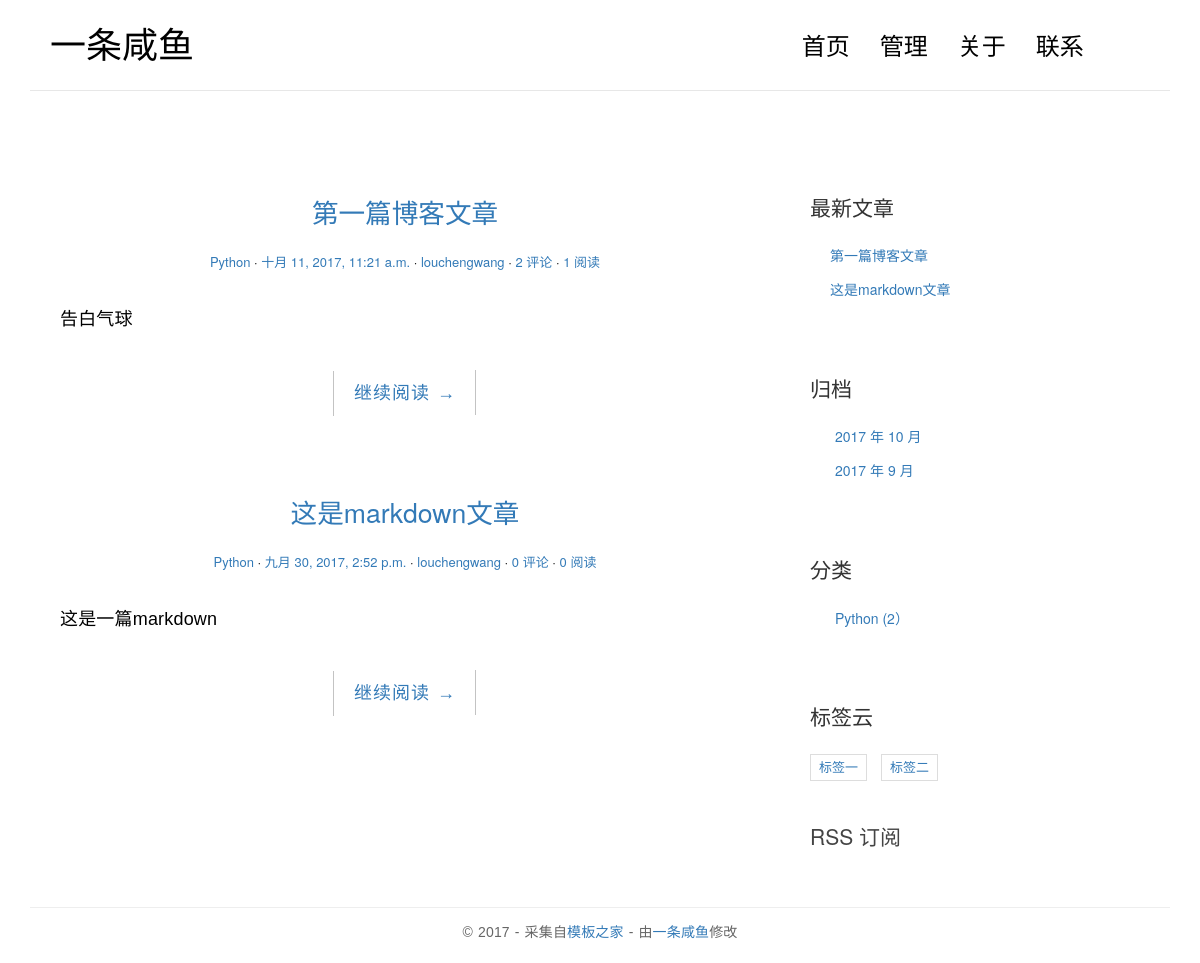
Page /index on the earlier database version.
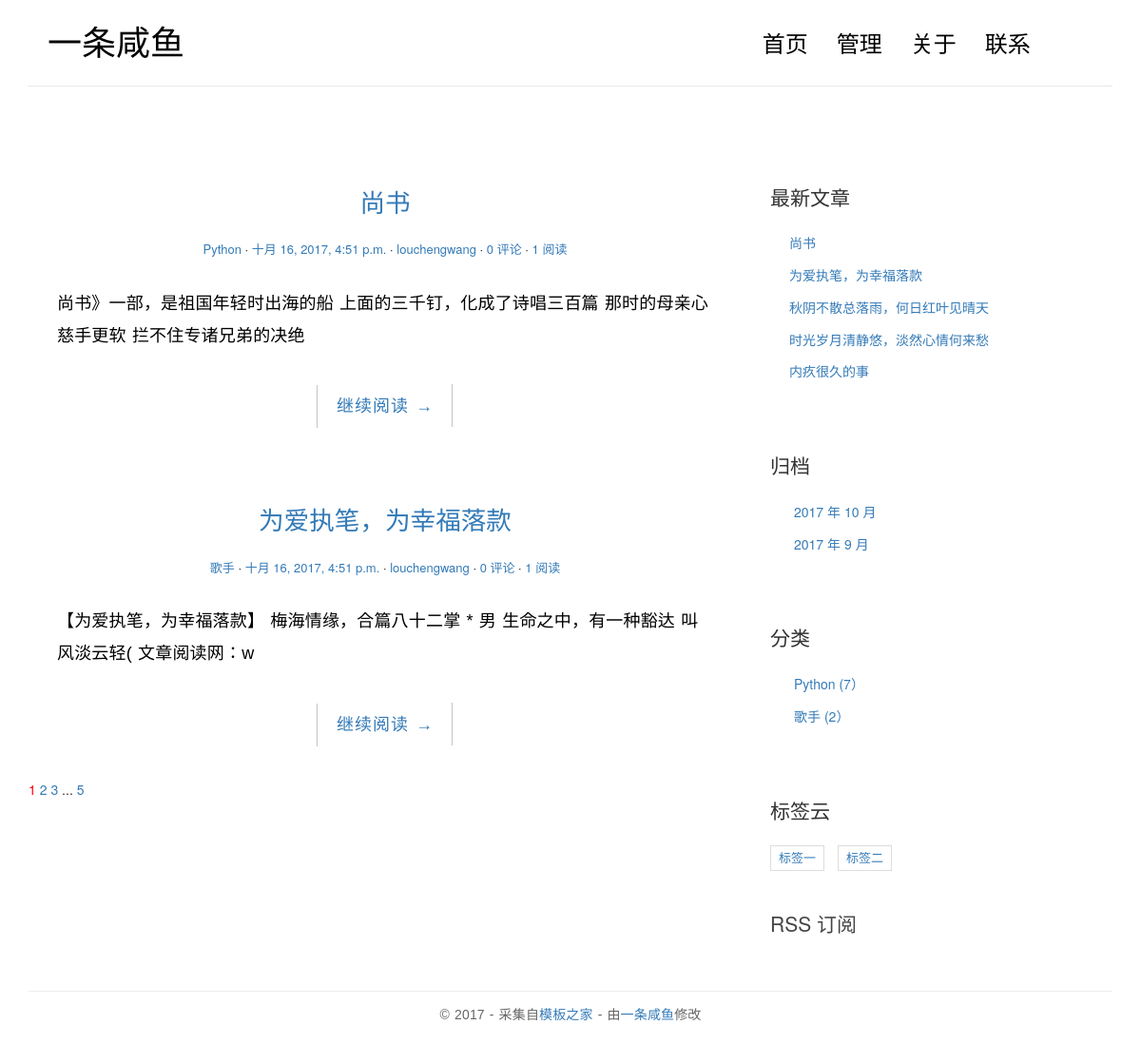
Same page on the later database version.
### blog/models.py (models this page shows, shortened)
class Post(models.Model):
    views = models.PositiveIntegerField(default=0)
    title = models.CharField(max_length=70)
    body = models.TextField()
    create_time = models.DateTimeField()
    modified_time = models.DateTimeField()
    excerpt = models.CharField(max_length=200, blank=True)
    category = models.ForeignKey(Category, verbose_name=u'分类')
    tags = models.ManyToManyField(Tag, verbose_name=u'标签', blank=True)
    author = models.ForeignKey(User)
    def get_absolute_url(self):
        return reverse('blog:detail', kwargs={'pk': self.pk})
    class Meta:
        ordering = ['-create_time']
        verbose_name = '文章'
        verbose_name_plural = '文章'

class Category(models.Model):
    name = models.CharField(max_length=100)
    class Meta:
        verbose_name = '分类'
        verbose_name_plural = '分类'

class Tag(models.Model):
    tag_name = models.CharField(max_length=100)
    class Meta:
        verbose_name = '标签'
        verbose_name_plural = '标签'

### blog/views.py (the view, shortened to what this page needs)
# urls.py: url(r'^index$', views.IndexViews.as_view(), name='index'),
class IndexViews(ListView):
    model = Post
    template_name = 'blog/index.html'
    context_object_name = 'post_list'
    paginate_by = 2
    def get_context_data(self, **kwargs):
        context = super(IndexViews, self).get_context_data(**kwargs)
        paginator = context.get('paginator')
        page_obj = context.get('page_obj')
        is_paginated = context.get('is_paginated')
        pagination_data = self.pagination_data(paginator, page_obj, is_paginated)
        context.update(pagination_data)
        return context
    @staticmethod
    def pagination_data(paginator, page, is_paginated):
        if not is_paginated:
            return {}
        left = []
        right = []
        left_has_more = False
        right_has_more = False
        first = False
        last = False
        page_number = page.number
        total_pages = paginator.num_pages
        page_range = list(paginator.page_range)
        if page_number == 1:
            print page_number
            right = page_range[page_number: page_number+2]
            '''
            如果当前页面右边连续号码的最大值比最后一个页码减去1还小，说明最右边页码跟最后
            页码之间还有页码，要显示省略号
            '''
            if right[-1] < total_pages - 1:
                right_has_more = True
            '''
            如果当前页面右边连续号码最大值比最后一个页码小，说明最后页码不在连续号码中，需要显示最后页码
            '''
            if right[-1] < total_pages:
                last = True
        data = {
            'left': left,
            'right': right,
            'left_has_more': left_has_more,
            'right_has_more': right_has_more,
            'first': first,
            'last': last,
        }
        return data

### blog/templatetags/blog_tags.py (called while the page is built)
@register.simple_tag
def get_recent_posts(num=5):
    return Post.objects.all().order_by('-create_time')[:num]

@register.simple_tag
def get_archives():
    return Post.objects.dates('create_time', 'month', order='DESC')

@register.simple_tag
def get_category():
    return Category.objects.annotate(num_post=Count('post')).filter(num_post__gt=0)

@register.simple_tag()
def get_tags():
    return Tag.objects.all()

### templates/blog/index.html (shortened to what this page needs)
{% extends 'base.html' %}
{% block main %}
    {% for post in post_list %}
                    <article class="post post-{{ post.pk }}">
                        <header class="entry-header">
                            <h1 class="entry-title">
                                <a href="{{ post.get_absolute_url }}">{{ post.title }}</a>
                            </h1>
                            <div class="entry-meta">
                                <span class="post-category"><a href="#">{{ post.category.name }}</a></span>
                                <span class="post-date"><a href="#"><time class="entry-date"
                                                                      datetime="{{ post.create_time }}">{{ post.create_time }}</time></a></span>
                                <span class="post-author"><a href="#">{{ post.author }}</a></span>
                                <span class="comments-link"><a href="#">{{ post.comment_set.count }} 评论</a></span>
                                <span class="views-count"><a href="#">{{ post.views }} 阅读</a></span>
                            </div>
                        </header>
                        <div class="entry-content clearfix">
                            <p>{{ post.excerpt }}</p>
                            <div class="read-more cl-effect-14">
                                <a href="{{ post.get_absolute_url }}" class="more-link">继续阅读 <span class="meta-nav">→</span></a>
                            </div>
                        </div>
                    </article>
                {% empty %}
                    <div class="no-post">暂时还没有发布的文章</div>
                {% endfor %}
                 {% if is_paginated %}
                     <div class="pagination">
                     <a href="?page={{ page_obj.number }}" style="color: red">{{ page_obj.number }}</a>
                     {% if right %}
                         {% for i in right %}
                             <a href="?page={{ i }}">{{ i }}</a>
                         {% endfor %}
                         {% if right_has_more %}
                             <span>...</span>
                         {% endif %}
                         {% if last %}
                             <a href="?page={{ paginator.num_pages }}">{{ paginator.num_pages }}</a>
                         {% endif %}
                     {% endif %}
                     </div>
                 {% endif %}
{% endblock %}

### templates/base.html (shortened to what the changed rows need)
{% load staticfiles %}
{% load blog_tags %}
<!DOCTYPE html>
<html>
<head>
    <link rel="stylesheet" href="http://code.ionicframework.com/ionicons/2.0.1/css/ionicons.min.css">
    <link rel="stylesheet" href="{% static '/css/pace.css' %}">
    <link rel="stylesheet" href="{% static '/css/custom.css' %}">
    <link rel="stylesheet" href="{% static '/css/bootstrap.min.css' %}">
</head>
<body>
<div class="container">
    <header id="site-header">
        <div class="row">
            <div class="col-md-4 col-sm-5 col-xs-8">
                <div class="logo">
                    <h1><a href={% url 'blog:index' %}>一条咸鱼</a></h1>
                </div>
            </div>
        </div>
    </header>
</div>
<div class="content-body">
    <div class="container">
        <div class="row">
            <main class="col-md-8">
                {% block main %}
                {% endblock main %}
            </main>
            <aside class="col-md-4">
                <div class="widget widget-recent-posts">
                    {% get_recent_posts as recent_post_list %}
                    <ul>
                        {% for post in recent_post_list  %}
                        <li>
                            <a href="{{ post.get_absolute_url }}">{{ post.title }}</a>
                        </li>
                        {% empty %}
                            暂无文章
                        {% endfor %}
                    </ul>
                </div>
                <div class="widget widget-archives">
                    {% get_archives as archives_list %}
                    <ul>
                        {% for archive in archives_list %}
                            <li>
                               <a href={% url 'blog:archives' archive.year archive.month %}>{{ archive.year }} 年 {{ archive.month }} 月</a>
                            </li>
                        {% empty %}
                            暂无归档
                        {% endfor %}
                    </ul>
                </div>
                <div class="widget widget-category">
                    {% get_category as category_list %}
                    <ul>
                        {% for category in category_list %}
                            <li>
                               <a href={% url 'blog:category' category.name %}>{{ category.name }} <span class="post-count">({{ category.num_post }}）</span></a>
                            </li>
                        {% empty %}
                            暂无分类
                        {% endfor %}
                    </ul>
                </div>
                <div class="widget widget-tag-cloud">
                    {% get_tags as tag_list %}
                    <ul>
                        {% for tag in tag_list %}
                        <li>
                            <a href="{% url 'blog:tag' tag.tag_name %}">{{ tag.tag_name }}</a>
                        </li>
                        {% endfor %}
                    </ul>
                </div>
            </aside>
        </div>
    </div>
</div>
</body>
</html>

Differences in the rows shown:
no longer on this page (row edited): Post: title "第一篇博客文章", category.name "Python", create_time "十月 11, 2017, 11:21 a.m.", author "louchengwang", comment_set.count "2", views "1", excerpt "告白气球"
no longer on this page (row edited): Post: title "这是markdown文章", category.name "Python", create_time "九月 30, 2017, 2:52 p.m.", author "louchengwang", comment_set.count "0", views "0", excerpt "这是一篇markdown"
added Post: title "尚书", category.name "Python", create_time "十月 16, 2017, 4:51 p.m.", author "louchengwang", comment_set.count "0", views "1", excerpt "尚书》一部，是祖国年轻时出海的船 上面的三千钉，化成了诗唱三百篇 那时的母亲心慈手更软 拦不住专诸兄弟的决绝"
added Post: title "为爱执笔，为幸福落款", category.name "歌手", create_time "十月 16, 2017, 4:51 p.m.", author "louchengwang", comment_set.count "0", views "1", excerpt "【为爱执笔，为幸福落款】 梅海情缘，合篇八十二掌 * 男 生命之中，有一种豁达 叫风淡云轻( 文章阅读网：w"
added Post: title "秋阴不散总落雨，何日红叶见晴天", shown under "最新文章"
added Post: title "时光岁月清静悠，淡然心情何来愁", shown under "最新文章"
added Post: title "内疚很久的事", shown under "最新文章"
computed for Category "Python": num_post "2" → "7"
now on this page (row unchanged): Category: name "歌手", num_post "2"
Other differences:
{{ page_obj.number }}: (not shown) → "1"
{{ paginator.num_pages }}: (not shown) → "5"
new list line: "2"
new list line: "3"
